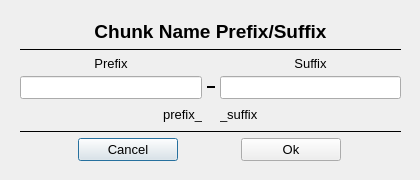
<?xml version="1.0" encoding="UTF-8"?>
<ui version="4.0" connectslotsbyname="false">
 <class>Dialog</class>
 <widget class="QDialog" name="Dialog">
  <property name="geometry">
   <rect>
    <x>0</x>
    <y>0</y>
    <width>420</width>
    <height>180</height>
   </rect>
  </property>
  <property name="sizePolicy">
   <sizepolicy hsizetype="Preferred" vsizetype="Maximum">
    <horstretch>0</horstretch>
    <verstretch>0</verstretch>
   </sizepolicy>
  </property>
  <property name="font">
   <font>
    <family>Segoe UI</family>
    <pointsize>10</pointsize>
   </font>
  </property>
  <property name="windowTitle">
   <string>Set Prefix/Suffix</string>
  </property>
  <widget class="QWidget" name="gridLayoutWidget">
   <property name="geometry">
    <rect>
     <x>10</x>
     <y>10</y>
     <width>401</width>
     <height>161</height>
    </rect>
   </property>
   <layout class="QGridLayout" name="gridLayout">
    <property name="sizeConstraint">
     <enum>QLayout::SetDefaultConstraint</enum>
    </property>
    <property name="spacing">
     <number>5</number>
    </property>
    <item row="4" column="2">
     <widget class="QLabel" name="label_5">
      <property name="text">
       <string>_suffix</string>
      </property>
     </widget>
    </item>
    <item row="3" column="2">
     <widget class="QLineEdit" name="lineEdit">
      <property name="sizePolicy">
       <sizepolicy hsizetype="Preferred" vsizetype="Maximum">
        <horstretch>0</horstretch>
        <verstretch>0</verstretch>
       </sizepolicy>
      </property>
      <property name="font">
       <font>
        <family>Segoe UI</family>
        <pointsize>10</pointsize>
       </font>
      </property>
      <property name="focusPolicy">
       <enum>Qt::StrongFocus</enum>
      </property>
      <property name="clearButtonEnabled">
       <bool>false</bool>
      </property>
     </widget>
    </item>
    <item row="6" column="0" colspan="3">
     <layout class="QHBoxLayout" name="horizontalLayout">
      <item>
       <widget class="QPushButton" name="pushButton">
        <property name="sizePolicy">
         <sizepolicy hsizetype="Maximum" vsizetype="Maximum">
          <horstretch>0</horstretch>
          <verstretch>0</verstretch>
         </sizepolicy>
        </property>
        <property name="maximumSize">
         <size>
          <width>100</width>
          <height>16777215</height>
         </size>
        </property>
        <property name="focusPolicy">
         <enum>Qt::TabFocus</enum>
        </property>
        <property name="text">
         <string>Cancel</string>
        </property>
        <property name="icon">
         <iconset resource="../qtresources.qrc">
          <normaloff>:/icons/icons8-close-50.png</normaloff>:/icons/icons8-close-50.png</iconset>
        </property>
       </widget>
      </item>
      <item>
       <widget class="QPushButton" name="pushButton_2">
        <property name="sizePolicy">
         <sizepolicy hsizetype="Maximum" vsizetype="Maximum">
          <horstretch>0</horstretch>
          <verstretch>0</verstretch>
         </sizepolicy>
        </property>
        <property name="maximumSize">
         <size>
          <width>100</width>
          <height>16777215</height>
         </size>
        </property>
        <property name="text">
         <string>Ok</string>
        </property>
        <property name="icon">
         <iconset resource="../qtresources.qrc">
          <normaloff>:/icons/icons8-done-50.png</normaloff>:/icons/icons8-done-50.png</iconset>
        </property>
       </widget>
      </item>
     </layout>
    </item>
    <item row="4" column="0">
     <widget class="QLabel" name="label_4">
      <property name="text">
       <string>prefix_</string>
      </property>
      <property name="alignment">
       <set>Qt::AlignRight|Qt::AlignTrailing|Qt::AlignVCenter</set>
      </property>
     </widget>
    </item>
    <item row="0" column="0" colspan="3">
     <widget class="QLabel" name="label_6">
      <property name="sizePolicy">
       <sizepolicy hsizetype="Preferred" vsizetype="Maximum">
        <horstretch>0</horstretch>
        <verstretch>0</verstretch>
       </sizepolicy>
      </property>
      <property name="font">
       <font>
        <family>Segoe UI</family>
        <pointsize>14</pointsize>
        <weight>75</weight>
        <bold>true</bold>
       </font>
      </property>
      <property name="text">
       <string>Chunk Name Prefix/Suffix</string>
      </property>
      <property name="alignment">
       <set>Qt::AlignBottom|Qt::AlignHCenter</set>
      </property>
      <property name="buddy">
       <cstring>lineEdit_2</cstring>
      </property>
     </widget>
    </item>
    <item row="3" column="1">
     <widget class="Line" name="line">
      <property name="frameShadow">
       <enum>QFrame::Plain</enum>
      </property>
      <property name="lineWidth">
       <number>2</number>
      </property>
      <property name="midLineWidth">
       <number>2</number>
      </property>
      <property name="orientation">
       <enum>Qt::Horizontal</enum>
      </property>
     </widget>
    </item>
    <item row="2" column="0">
     <widget class="QLabel" name="label_2">
      <property name="sizePolicy">
       <sizepolicy hsizetype="Preferred" vsizetype="Maximum">
        <horstretch>0</horstretch>
        <verstretch>0</verstretch>
       </sizepolicy>
      </property>
      <property name="font">
       <font>
        <family>Segoe UI</family>
        <pointsize>10</pointsize>
       </font>
      </property>
      <property name="text">
       <string>Prefix</string>
      </property>
      <property name="alignment">
       <set>Qt::AlignBottom|Qt::AlignHCenter</set>
      </property>
      <property name="buddy">
       <cstring>lineEdit_2</cstring>
      </property>
     </widget>
    </item>
    <item row="2" column="2">
     <widget class="QLabel" name="label_3">
      <property name="sizePolicy">
       <sizepolicy hsizetype="Preferred" vsizetype="Maximum">
        <horstretch>0</horstretch>
        <verstretch>0</verstretch>
       </sizepolicy>
      </property>
      <property name="font">
       <font>
        <family>Segoe UI</family>
        <pointsize>10</pointsize>
       </font>
      </property>
      <property name="text">
       <string>Suffix</string>
      </property>
      <property name="alignment">
       <set>Qt::AlignBottom|Qt::AlignHCenter</set>
      </property>
      <property name="buddy">
       <cstring>lineEdit</cstring>
      </property>
     </widget>
    </item>
    <item row="4" column="1">
     <widget class="QLabel" name="label">
      <property name="sizePolicy">
       <sizepolicy hsizetype="Maximum" vsizetype="Preferred">
        <horstretch>0</horstretch>
        <verstretch>0</verstretch>
       </sizepolicy>
      </property>
      <property name="styleSheet">
       <string notr="true">color: rgb(102, 102, 102);</string>
      </property>
      <property name="text">
       <string>&lt;CHUNK NAME&gt;</string>
      </property>
      <property name="alignment">
       <set>Qt::AlignCenter</set>
      </property>
     </widget>
    </item>
    <item row="5" column="0" colspan="3">
     <widget class="Line" name="line_3">
      <property name="frameShadow">
       <enum>QFrame::Plain</enum>
      </property>
      <property name="midLineWidth">
       <number>1</number>
      </property>
      <property name="orientation">
       <enum>Qt::Horizontal</enum>
      </property>
     </widget>
    </item>
    <item row="3" column="0">
     <widget class="QLineEdit" name="lineEdit_2">
      <property name="sizePolicy">
       <sizepolicy hsizetype="Preferred" vsizetype="Maximum">
        <horstretch>0</horstretch>
        <verstretch>0</verstretch>
       </sizepolicy>
      </property>
      <property name="font">
       <font>
        <family>Segoe UI</family>
        <pointsize>10</pointsize>
       </font>
      </property>
      <property name="focusPolicy">
       <enum>Qt::StrongFocus</enum>
      </property>
      <property name="alignment">
       <set>Qt::AlignRight|Qt::AlignTrailing|Qt::AlignVCenter</set>
      </property>
      <property name="clearButtonEnabled">
       <bool>false</bool>
      </property>
     </widget>
    </item>
    <item row="1" column="0" colspan="3">
     <widget class="Line" name="line_2">
      <property name="frameShadow">
       <enum>QFrame::Plain</enum>
      </property>
      <property name="midLineWidth">
       <number>1</number>
      </property>
      <property name="orientation">
       <enum>Qt::Horizontal</enum>
      </property>
     </widget>
    </item>
   </layout>
  </widget>
 </widget>
 <layoutdefault spacing="5" margin="10"/>
 <tabstops>
  <tabstop>lineEdit_2</tabstop>
  <tabstop>lineEdit</tabstop>
  <tabstop>pushButton_2</tabstop>
  <tabstop>pushButton</tabstop>
 </tabstops>
 <resources>
  <include location="../qtresources.qrc"/>
 </resources>
 <connections>
  <connection>
   <sender>lineEdit_2</sender>
   <signal>textChanged(QString)</signal>
   <receiver>label_4</receiver>
   <slot>setText(QString)</slot>
   <hints>
    <hint type="sourcelabel">
     <x>107</x>
     <y>43</y>
    </hint>
    <hint type="destinationlabel">
     <x>139</x>
     <y>40</y>
    </hint>
   </hints>
  </connection>
  <connection>
   <sender>lineEdit</sender>
   <signal>textChanged(QString)</signal>
   <receiver>label_5</receiver>
   <slot>setText(QString)</slot>
   <hints>
    <hint type="sourcelabel">
     <x>391</x>
     <y>42</y>
    </hint>
    <hint type="destinationlabel">
     <x>295</x>
     <y>47</y>
    </hint>
   </hints>
  </connection>
  <connection>
   <sender>pushButton</sender>
   <signal>clicked()</signal>
   <receiver>Dialog</receiver>
   <slot>reject()</slot>
   <hints>
    <hint type="sourcelabel">
     <x>145</x>
     <y>83</y>
    </hint>
    <hint type="destinationlabel">
     <x>176</x>
     <y>90</y>
    </hint>
   </hints>
  </connection>
  <connection>
   <sender>pushButton_2</sender>
   <signal>clicked()</signal>
   <receiver>Dialog</receiver>
   <slot>accept()</slot>
   <hints>
    <hint type="sourcelabel">
     <x>335</x>
     <y>79</y>
    </hint>
    <hint type="destinationlabel">
     <x>383</x>
     <y>90</y>
    </hint>
   </hints>
  </connection>
 </connections>
 <designerdata>
  <property name="gridDeltaX">
   <number>10</number>
  </property>
  <property name="gridDeltaY">
   <number>10</number>
  </property>
  <property name="gridSnapX">
   <bool>true</bool>
  </property>
  <property name="gridSnapY">
   <bool>true</bool>
  </property>
  <property name="gridVisible">
   <bool>true</bool>
  </property>
 </designerdata>
</ui>
